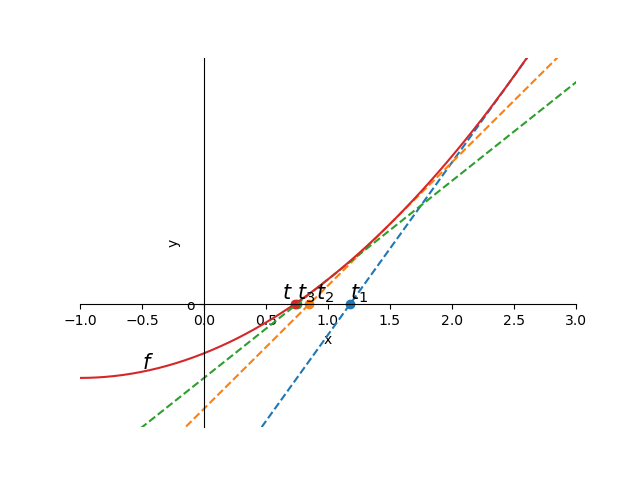

Write Python code to recreate this figure.
import matplotlib.pyplot as plt
import numpy as np


from shapely.geometry import LineString


def deriv(f,x):

    h = 0.000000001                 #step-size 
    return (f(x+h) - f(x))/h        #definition of derivative


def tangent_line(f,x_0,a,b):
    x = np.linspace(-1,6,200)
    y_0 = f(x_0)
    y_tan = deriv(f,x_0) * (x - x_0) + y_0 
    return y_tan



fig = plt.figure()

x = np.linspace(-1,6,200)
y = np.linspace(0,0,200)
# the function, which is y = x^2 here
def f(x):
	return (x+1)**2-3

ax = fig.add_subplot(1, 1, 1)
ax.spines['left'].set_position('zero')
ax.spines['bottom'].set_position('zero')
ax.spines['right'].set_color('none')
ax.spines['top'].set_color('none')
ax.xaxis.set_ticks_position('bottom')
#ax.yaxis.set_ticks_position('left')
ax.plot(x,tangent_line(f,2.5,-2,2),linestyle = 'dashed')
ax.plot(x,tangent_line(f,1.5,-2,2),linestyle = 'dashed')
ax.plot(x,tangent_line(f,1.0,-2,2),linestyle = 'dashed')

#### Intersections ####
first_line = LineString(np.column_stack((x,y)))
second_line = LineString(np.column_stack((x,tangent_line(f,2.5,-2,2))))
intersection = first_line.intersection(second_line)
#print intersection.xy[0],intersection.xy[1]
plt.scatter(intersection.xy[0], 'o')
plt.annotate(r'$t_1$',(intersection.xy[0][0],intersection.xy[1][0]+0.2),fontsize=15)
second_line = LineString(np.column_stack((x,tangent_line(f,1.5,-2,2))))
intersection = first_line.intersection(second_line)
#print intersection.xy[0],intersection.xy[1]
plt.scatter(intersection.xy[0], 'o')
plt.annotate(r'$t_2$',(intersection.xy[0][0]+0.05,intersection.xy[1][0]+0.2),fontsize=15)
second_line = LineString(np.column_stack((x,tangent_line(f,1.0,-2,2))))
intersection = first_line.intersection(second_line)
#print intersection.xy[0][0],intersection.xy[1]
plt.scatter(intersection.xy[0], 'o')
plt.annotate(r'$t_3$',(intersection.xy[0][0],intersection.xy[1][0]+0.2),fontsize=15)

second_line = LineString(np.column_stack((x,f(x))))
intersection = first_line.intersection(second_line)
#print intersection.xy[0][0],intersection.xy[1]
plt.scatter(intersection.xy[0], 'o')
plt.annotate(r'$t$',(intersection.xy[0][0]-0.1,intersection.xy[1][0]+0.2),fontsize=15)

plt.annotate(r'$f$',(-0.5,f(-0.5)+0.1),fontsize=15)

ax.plot(x,f(x))
plt.xlim([-1,3])
plt.ylim([-5,10])
plt.xlabel('x')     
plt.ylabel('y')     
plt.savefig('newton_graph.png')

plt.show()  
